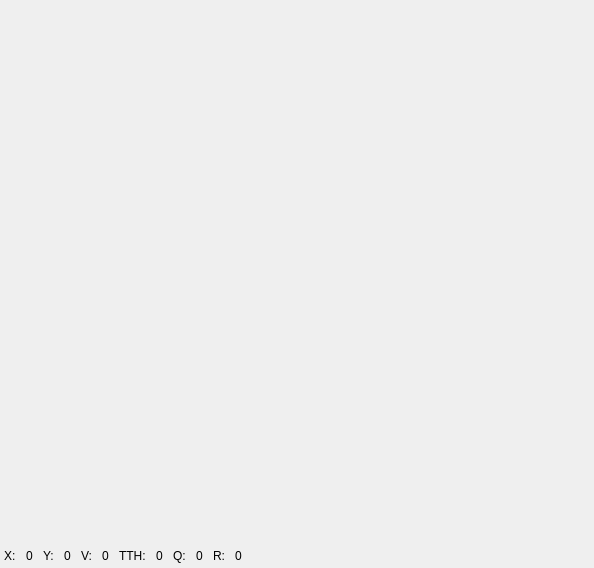
<?xml version="1.0" encoding="UTF-8"?>
<ui version="4.0">
 <class>QcepPlotWidget</class>
 <widget class="QWidget" name="QcepPlotWidget">
  <property name="geometry">
   <rect>
    <x>0</x>
    <y>0</y>
    <width>594</width>
    <height>568</height>
   </rect>
  </property>
  <property name="windowTitle">
   <string>Form</string>
  </property>
  <layout class="QGridLayout" name="gridLayout_2">
   <property name="leftMargin">
    <number>0</number>
   </property>
   <property name="topMargin">
    <number>0</number>
   </property>
   <property name="rightMargin">
    <number>0</number>
   </property>
   <property name="bottomMargin">
    <number>0</number>
   </property>
   <property name="spacing">
    <number>2</number>
   </property>
   <item row="0" column="0" rowspan="2">
    <widget class="QWidget" name="m_PlotTools" native="true"/>
   </item>
   <item row="0" column="1">
    <widget class="QxrdImagePlot" name="m_Plot" native="true">
     <property name="sizePolicy">
      <sizepolicy hsizetype="Expanding" vsizetype="Expanding">
       <horstretch>2</horstretch>
       <verstretch>0</verstretch>
      </sizepolicy>
     </property>
     <property name="minimumSize">
      <size>
       <width>0</width>
       <height>0</height>
      </size>
     </property>
    </widget>
   </item>
   <item row="1" column="1">
    <widget class="QWidget" name="m_PlotStatus" native="true">
     <layout class="QGridLayout" name="gridLayout_16">
      <property name="leftMargin">
       <number>2</number>
      </property>
      <property name="topMargin">
       <number>2</number>
      </property>
      <property name="rightMargin">
       <number>2</number>
      </property>
      <property name="bottomMargin">
       <number>2</number>
      </property>
      <property name="horizontalSpacing">
       <number>10</number>
      </property>
      <property name="verticalSpacing">
       <number>2</number>
      </property>
      <item row="0" column="11">
       <widget class="QLabel" name="label_6">
        <property name="text">
         <string>R:</string>
        </property>
       </widget>
      </item>
      <item row="0" column="6">
       <widget class="QLabel" name="m_ValMouse">
        <property name="text">
         <string>0</string>
        </property>
       </widget>
      </item>
      <item row="0" column="3">
       <widget class="QLabel" name="m_YMouse">
        <property name="text">
         <string>0</string>
        </property>
       </widget>
      </item>
      <item row="0" column="2">
       <widget class="QLabel" name="label_2">
        <property name="text">
         <string>Y:</string>
        </property>
       </widget>
      </item>
      <item row="0" column="7">
       <widget class="QLabel" name="label_4">
        <property name="text">
         <string>TTH:</string>
        </property>
       </widget>
      </item>
      <item row="0" column="8">
       <widget class="QLabel" name="m_TTHMouse">
        <property name="text">
         <string>0</string>
        </property>
       </widget>
      </item>
      <item row="0" column="13">
       <spacer name="horizontalSpacer_3">
        <property name="orientation">
         <enum>Qt::Horizontal</enum>
        </property>
        <property name="sizeHint" stdset="0">
         <size>
          <width>40</width>
          <height>20</height>
         </size>
        </property>
       </spacer>
      </item>
      <item row="0" column="9">
       <widget class="QLabel" name="label_5">
        <property name="text">
         <string>Q:</string>
        </property>
       </widget>
      </item>
      <item row="0" column="10">
       <widget class="QLabel" name="m_QMouse">
        <property name="text">
         <string>0</string>
        </property>
       </widget>
      </item>
      <item row="0" column="0">
       <widget class="QLabel" name="label">
        <property name="text">
         <string>X:</string>
        </property>
       </widget>
      </item>
      <item row="0" column="1">
       <widget class="QLabel" name="m_XMouse">
        <property name="text">
         <string>0</string>
        </property>
       </widget>
      </item>
      <item row="0" column="5">
       <widget class="QLabel" name="label_3">
        <property name="text">
         <string>V:</string>
        </property>
       </widget>
      </item>
      <item row="0" column="12">
       <widget class="QLabel" name="m_RMouse">
        <property name="text">
         <string>0</string>
        </property>
       </widget>
      </item>
     </layout>
    </widget>
   </item>
  </layout>
 </widget>
 <customwidgets>
  <customwidget>
   <class>QxrdImagePlot</class>
   <extends>QWidget</extends>
   <header>qxrdimageplot.h</header>
  </customwidget>
 </customwidgets>
 <resources/>
 <connections/>
</ui>
